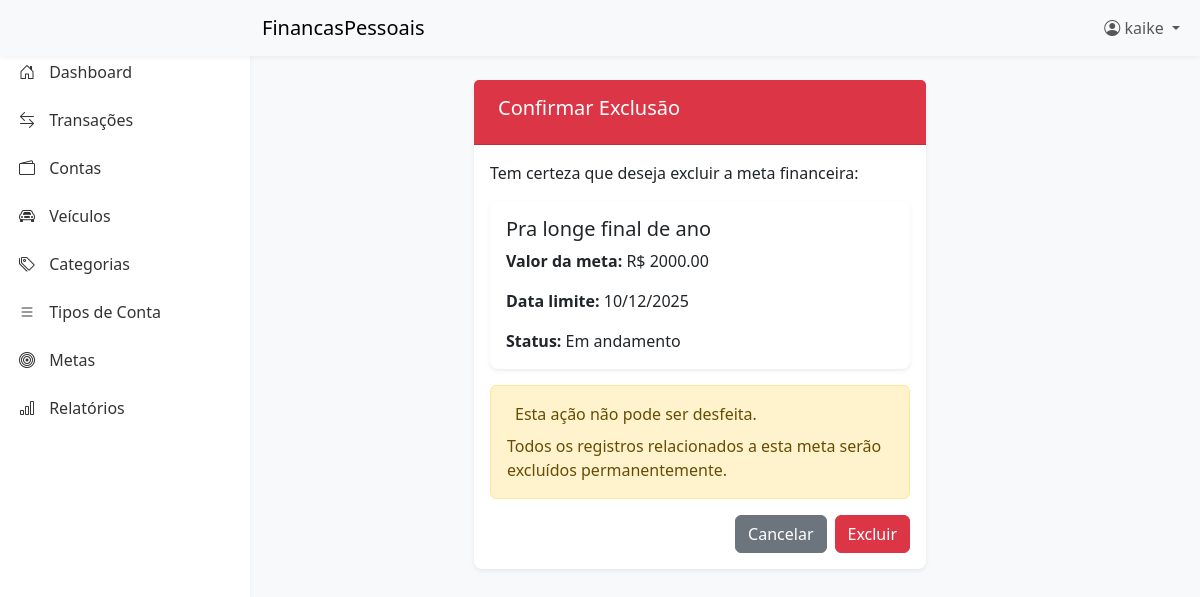
Page /metas/excluir/1/ (signed in) on the committed database.
### core/models.py (models this page shows, shortened)
class Meta(models.Model):
    descricao = models.CharField(max_length=100)
    valor = models.DecimalField(max_digits=10, decimal_places=2)
    data_limite = models.DateField()
    concluida = models.BooleanField(default=False)
    usuario = models.ForeignKey(User, on_delete=models.CASCADE)
    class Meta:
        verbose_name_plural = "Metas"

### core/views.py (the view)
# urls.py: path("metas/excluir/<int:pk>/", views.meta_excluir, name="meta_excluir"),
@login_required
def meta_excluir(request, pk):
    meta = get_object_or_404(Meta, pk=pk, usuario=request.user)
    if request.method == "POST":
        meta.delete()
        messages.success(request, "Meta excluída com sucesso!")
        return redirect("core:metas_lista")
    return render(request, "core/meta_confirmar_exclusao.html", {"meta": meta})

### templates/core/meta_confirmar_exclusao.html (shortened to what this page needs)
{% extends 'base.html' %}
{% block content %}
<div class="container-fluid">
    <div class="row">
        <div class="col-md-6 mx-auto">
            <div class="card">
                <div class="card-header bg-danger text-white">
                    <h5>Confirmar Exclusão</h5>
                </div>
                <div class="card-body">
                    <p>Tem certeza que deseja excluir a meta financeira:</p>
                    <div class="card mb-3">
                        <div class="card-body">
                            <h5 class="card-title">{{ meta.descricao }}</h5>
                            <p class="card-text"><strong>Valor da meta:</strong> R$ {{ meta.valor|floatformat:2 }}</p>
                            <p class="card-text"><strong>Data limite:</strong> {{ meta.data_limite|date:"d/m/Y" }}</p>
                            {% if meta.concluida %}
                            <p class="card-text text-success"><strong>Status:</strong> Concluída</p>
                            {% else %}
                            <p class="card-text"><strong>Status:</strong> Em andamento</p>
                            {% endif %}
                        </div>
                    </div>
                    <div class="alert alert-warning">
                        Esta ação não pode ser desfeita.
                        <p class="mb-0 mt-2">Todos os registros relacionados a esta meta serão excluídos
                            permanentemente.</p>
                    </div>
                    <div class="d-flex justify-content-end">
                        <a href="{% url 'core:metas_lista' %}" class="btn btn-secondary me-2">Cancelar</a>
                        <form method="post">
                            <button type="submit" class="btn btn-danger">Excluir</button>
                        </form>
                    </div>
                </div>
            </div>
        </div>
    </div>
</div>
{% endblock %}

### templates/base.html (shortened to what this page needs)
<!DOCTYPE html>
<html lang="pt-br">
<head>
    <link href="https://cdn.jsdelivr.net/npm/bootstrap@5.3.0/dist/css/bootstrap.min.css" rel="stylesheet">
    <link href="https://cdn.jsdelivr.net/npm/bootstrap-icons@1.10.0/font/bootstrap-icons.css" rel="stylesheet">
</head>
<body>
    <nav class="navbar navbar-expand-lg navbar-light bg-light">
        <div class="container-fluid">
            <a class="navbar-brand" href="{% url 'core:dashboard' %}">FinancasPessoais</a>
            <div class="collapse navbar-collapse" id="navbarNav">
                <ul class="navbar-nav ms-auto">
                    <li class="nav-item dropdown">
                        <a class="nav-link dropdown-toggle" href="#" id="navbarDropdown" role="button" data-bs-toggle="dropdown" aria-expanded="false">
                            <i class="bi bi-person-circle"></i> {{ request.user.username }}
                        </a>
                    </li>
                </ul>
            </div>
        </div>
    </nav>
    <div class="container-fluid">
        <div class="row">
            <nav id="sidebar" class="col-md-3 col-lg-2 d-md-block sidebar collapse">
                <div class="position-sticky sidebar-sticky">
                    <ul class="nav flex-column">
                        <li class="nav-item">
                            <a class="nav-link {% if request.resolver_match.url_name == 'dashboard' %}active{% endif %}" href="{% url 'core:dashboard' %}">
                                <i class="bi bi-house-door"></i> Dashboard
                            </a>
                        </li>
                        <li class="nav-item">
                            <a class="nav-link {% if 'transacoes' in request.resolver_match.url_name %}active{% endif %}" href="{% url 'core:transacoes_lista' %}">
                                <i class="bi bi-arrow-left-right"></i> Transações
                            </a>
                        </li>
                        <li class="nav-item">
                            <a class="nav-link {% if 'contas' in request.resolver_match.url_name %}active{% endif %}" href="{% url 'core:contas_lista' %}">
                                <i class="bi bi-wallet2"></i> Contas
                            </a>
                        </li>
                        <li class="nav-item">
                            <a class="nav-link {% if 'veiculos' in request.resolver_match.url_name %}active{% endif %}" href="{% url 'veiculos:dashboard_veiculos' %}">
                                <i class="bi bi-car-front"></i> Veículos
                            </a>
                        </li>
                        <li class="nav-item">
                            <a class="nav-link {% if 'categorias' in request.resolver_match.url_name %}active{% endif %}" href="{% url 'core:categorias_lista' %}">
                                <i class="bi bi-tags"></i> Categorias
                            </a>
                        </li>
                        <li class="nav-item">
                            <a class="nav-link {% if 'tipos_conta' in request.resolver_match.url_name %}active{% endif %}" href="{% url 'core:tipos_conta_lista' %}">
                                <i class="bi bi-list accordion"></i> Tipos de Conta
                            </a>
                        </li>
                        <li class="nav-item">
                            <a class="nav-link {% if 'metas' in request.resolver_match.url_name %}active{% endif %}" href="{% url 'core:metas_lista' %}">
                                <i class="bi bi-bullseye"></i> Metas
                            </a>
                        </li>
                        <li class="nav-item">
                            <a class="nav-link {% if request.resolver_match.url_name == 'relatorios' %}active{% endif %}" href="{% url 'core:relatorios' %}">
                                <i class="bi bi-bar-chart"></i> Relatórios
                            </a>
                        </li>
                    </ul>
                </div>
            </nav>
            <main class="col-md-9 ms-sm-auto col-lg-10 px-md-4 main-content">
                <div class="content-wrapper">
                    {% block content %}
                    {% endblock %}
                </div>
            </main>
        </div>
    </div>
</body>
</html>

### templates/base.html (style rules this page uses)
:root { --primary-color: #0d6efd; --success-color: #198754; --danger-color: #dc3545; --sidebar-width: 250px; }
body { font-family: 'Segoe UI', Tahoma, Geneva, Verdana, sans-serif; background-color: #f8f9fa; }
.sidebar { position: fixed; top: 0; bottom: 0; left: 0; z-index: 100; padding: 48px 0 0; box-shadow: 0 2px 5px 0 rgba(0,0,0,.05); width: var(--sidebar-width); background-color: #fff; }
.sidebar-sticky { height: calc(100vh - 48px); overflow-x: hidden; overflow-y: auto; }
.sidebar .nav-link { color: #333; font-weight: 500; padding: 0.75rem 1rem; border-left: 3px solid transparent; }
.sidebar .nav-link i { margin-right: 10px; }
.main-content { margin-left: var(--sidebar-width); padding: 20px; }
.navbar { position: fixed; top: 0; right: 0; left: 0; z-index: 1030; padding-left: var(--sidebar-width); box-shadow: 0 2px 5px 0 rgba(0,0,0,.05); }
.content-wrapper { padding-top: 60px; }
.card { border: none; box-shadow: 0 0.125rem 0.25rem rgba(0, 0, 0, 0.075); border-radius: 0.5rem; margin-bottom: 1.5rem; }
.card-header { background-color: #fff; border-bottom: 1px solid rgba(0,0,0,.125); padding: 1rem; }
.btn-danger { background-color: var(--danger-color); border-color: var(--danger-color); }

### rows in the picture
Meta: descricao "Pra longe final de ano", valor "2000.00", data_limite "10/12/2025"

### other values in the picture
{{ request.user.username }} "kaike"
